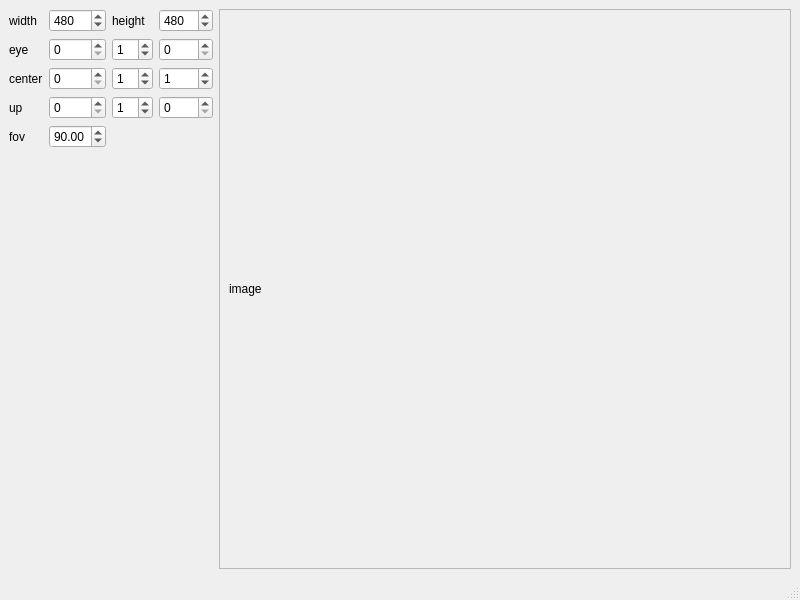
<?xml version="1.0" encoding="UTF-8"?>
<ui version="4.0">
 <class>MainWindow</class>
 <widget class="QMainWindow" name="MainWindow">
  <property name="geometry">
   <rect>
    <x>0</x>
    <y>0</y>
    <width>800</width>
    <height>600</height>
   </rect>
  </property>
  <property name="windowTitle">
   <string>MainWindow</string>
  </property>
  <widget class="QWidget" name="centralwidget">
   <layout class="QGridLayout" name="gridLayout">
    <item row="0" column="1">
     <widget class="QScrollArea" name="scrollArea">
      <property name="widgetResizable">
       <bool>true</bool>
      </property>
      <widget class="QWidget" name="scrollAreaWidgetContents">
       <property name="geometry">
        <rect>
         <x>0</x>
         <y>0</y>
         <width>544</width>
         <height>536</height>
        </rect>
       </property>
       <layout class="QGridLayout" name="gridLayout_3">
        <item row="0" column="0">
         <widget class="QLabel" name="image">
          <property name="text">
           <string>image</string>
          </property>
         </widget>
        </item>
       </layout>
      </widget>
     </widget>
    </item>
    <item row="0" column="0">
     <layout class="QGridLayout" name="gridLayout_2">
      <item row="0" column="0">
       <widget class="QLabel" name="label">
        <property name="text">
         <string>width</string>
        </property>
       </widget>
      </item>
      <item row="1" column="3">
       <widget class="QSpinBox" name="eye3"/>
      </item>
      <item row="2" column="2">
       <widget class="QSpinBox" name="center2">
        <property name="value">
         <number>1</number>
        </property>
       </widget>
      </item>
      <item row="3" column="3">
       <widget class="QSpinBox" name="up3"/>
      </item>
      <item row="3" column="2">
       <widget class="QSpinBox" name="up2">
        <property name="value">
         <number>1</number>
        </property>
       </widget>
      </item>
      <item row="3" column="0">
       <widget class="QLabel" name="label_4">
        <property name="text">
         <string>up</string>
        </property>
       </widget>
      </item>
      <item row="1" column="1">
       <widget class="QSpinBox" name="eye1"/>
      </item>
      <item row="1" column="0">
       <widget class="QLabel" name="label_3">
        <property name="text">
         <string>eye</string>
        </property>
       </widget>
      </item>
      <item row="0" column="3">
       <widget class="QSpinBox" name="height">
        <property name="maximum">
         <number>1080</number>
        </property>
        <property name="value">
         <number>480</number>
        </property>
       </widget>
      </item>
      <item row="1" column="2">
       <widget class="QSpinBox" name="eye2">
        <property name="value">
         <number>1</number>
        </property>
       </widget>
      </item>
      <item row="0" column="1">
       <widget class="QSpinBox" name="width">
        <property name="maximum">
         <number>1920</number>
        </property>
        <property name="value">
         <number>480</number>
        </property>
       </widget>
      </item>
      <item row="0" column="2">
       <widget class="QLabel" name="label_2">
        <property name="text">
         <string>height</string>
        </property>
       </widget>
      </item>
      <item row="2" column="1">
       <widget class="QSpinBox" name="center1"/>
      </item>
      <item row="5" column="1">
       <spacer name="verticalSpacer">
        <property name="orientation">
         <enum>Qt::Vertical</enum>
        </property>
        <property name="sizeHint" stdset="0">
         <size>
          <width>20</width>
          <height>40</height>
         </size>
        </property>
       </spacer>
      </item>
      <item row="2" column="0">
       <widget class="QLabel" name="label_5">
        <property name="text">
         <string>center</string>
        </property>
       </widget>
      </item>
      <item row="3" column="1">
       <widget class="QSpinBox" name="up1"/>
      </item>
      <item row="2" column="3">
       <widget class="QSpinBox" name="center3">
        <property name="value">
         <number>1</number>
        </property>
       </widget>
      </item>
      <item row="4" column="1">
       <widget class="QDoubleSpinBox" name="fov">
        <property name="value">
         <double>90.000000000000000</double>
        </property>
       </widget>
      </item>
      <item row="4" column="0">
       <widget class="QLabel" name="label_6">
        <property name="text">
         <string>fov</string>
        </property>
       </widget>
      </item>
     </layout>
    </item>
   </layout>
  </widget>
  <widget class="QMenuBar" name="menubar">
   <property name="geometry">
    <rect>
     <x>0</x>
     <y>0</y>
     <width>800</width>
     <height>22</height>
    </rect>
   </property>
  </widget>
  <widget class="QStatusBar" name="statusbar"/>
 </widget>
 <resources/>
 <connections/>
</ui>
